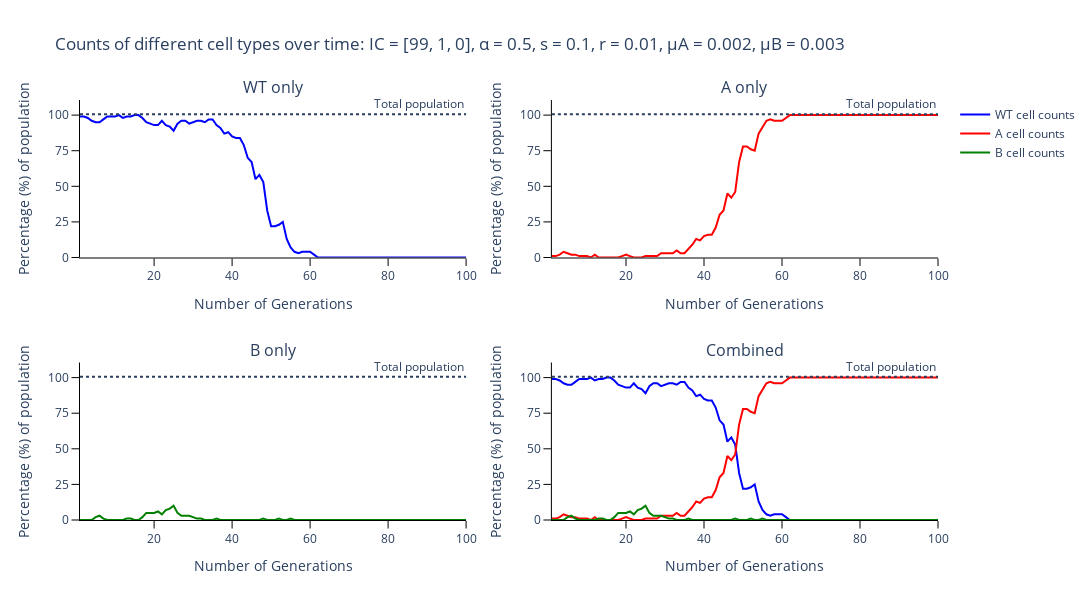

The notebook cell saved with this chart:
### Markdown cell above
### Plot output of Wright-Fisher for the different species of cells

### Code cell
# Trace names - represent the type of cells for the simulation
trace_name = ['{} cell counts'.format(s) for s in species]

# Names of panels
panels = ['{} only'.format(s) for s in species]
panels.append('Combined')

fig = go.Figure()
fig = make_subplots(rows=int(np.ceil(len(panels)/2)), cols=2, subplot_titles=tuple('{}'.format(p) for p in panels))

# Add traces to the separate counts panels
for s, spec in enumerate(species):
    fig.add_trace(
        go.Scatter(
            y=output_algorithm[:, s],
            x=times,
            mode='lines',
            name=trace_name[s],
            line_color=colours[s]
        ),
        row= int(np.floor(s / 2)) + 1,
        col= s % 2 + 1
    )

# Add traces to last total panel
for s, spec in enumerate(species):
    fig.add_trace(
        go.Scatter(
            y=output_algorithm[:, s],
            x=times,
            mode='lines',
            name=trace_name[s],
            line_color=colours[s],
            showlegend=False
        ),
        row=int(np.ceil(len(panels)/2)),
        col=2
    )

for p, _ in enumerate(panels):
    fig.add_hline(
        y=sum(initial_population),
        line_dash='dot',
        annotation_text='Total population', fillcolor='black',
        annotation_position='top right',
        row= int(np.floor(p / 2)) + 1,
        col= p % 2 + 1)
    
    fig.update_yaxes(ticks='outside', tickcolor='black', ticklen=7.5, title_text='Percentage (%) of population', row=int(np.floor(p / 2)) + 1, col=p % 2 + 1)
    fig.update_xaxes(ticks='outside', tickcolor='black', ticklen=7.5, title_text='Number of Generations', row=int(np.floor(p / 2)) + 1, col=p % 2 + 1)


# Add axis labels
fig.update_layout(
    title='Counts of different cell types over time: IC = {}, α = {}, s = {}, r = {}, μA = {}, μB = {}'.format(parameters[0:3], parameters[3], parameters[4], parameters[5], parameters[6], parameters[7]),
    width=1100, 
    height=600,
    plot_bgcolor='white',
    xaxis=dict(
        linecolor='black'
        ),
    yaxis=dict(
        linecolor='black',
        range = [0, sum(initial_population)+10],
        tickvals=np.arange(0, sum(initial_population)+1, 25).tolist(),
        ticktext=['0', '25', '50', '75', '100']),
    xaxis2=dict(
        linecolor='black'
        ),
    yaxis2=dict(
        linecolor='black',
        range = [0, sum(initial_population)+10],
        tickvals=np.arange(0, sum(initial_population)+1, 25).tolist(),
        ticktext=['0', '25', '50', '75', '100']),
    xaxis3=dict(
        linecolor='black'
        ),
    yaxis3=dict(
        linecolor='black',
        range = [0, sum(initial_population)+10],
        tickvals=np.arange(0, sum(initial_population)+1, 25).tolist(),
        ticktext=['0', '25', '50', '75', '100']),
    xaxis4=dict(
        linecolor='black'
        ),
    yaxis4=dict(
        linecolor='black',
        range = [0, sum(initial_population)+10],
        tickvals=np.arange(0, sum(initial_population)+1, 25).tolist(),
        ticktext=['0', '25', '50', '75', '100']),
    #legend=dict(
    #    orientation="h",
    #    yanchor="bottom",
    #    y=1.02,
    #    xanchor="right",
    #    x=1
    #)
    )

fig.write_image('images/Stem-counts-wf.pdf')
fig.show()

### Figure 1 — Plotly figure (JSON) as saved in the notebook; plotly's stock layout.template omitted (floating-point values rounded to 4 significant figures)
{"data": [{"line": {"color": "blue"}, "mode": "lines", "name": "WT cell counts", "type": "scatter", "x": [1, 2, 3, 4, 5, 6, 7, 8, 9, 10, 11, 12, 13, 14, 15, 16, 17, 18, 19, 20, 21, 22, 23, 24, 25, 26, 27, 28, 29, 30, 31, 32, 33, 34, 35, 36, 37, 38, 39, 40, 41, 42, 43, 44, 45, 46, 47, 48, 49, 50, 51, 52, 53, 54, 55, 56, 57, 58, 59, 60, 61, 62, 63, 64, 65, 66, 67, 68, 69, 70, 71, 72, 73, 74, 75, 76, 77, 78, 79, 80, 81, 82, 83, 84, 85, 86, 87, 88, 89, 90, 91, 92, 93, 94, 95, 96, 97, 98, 99, 100], "xaxis": "x", "y": [99, 99, 98, 96, 95, 95, 97, 99, 99, 99, 100, 98, 99, 99, 100, 100, 98, 95, 94, 93, 93, 96, 93, 92, 89, 94, 96, 96, 94, 95, 96, 96, 95, 97, 97, 93, 91, 87, 88, 85, 84, 84, 79, 70, 67, 55, 58, 53, 33, 22, 22, 23, 25, 13, 7, 4, 3, 4, 4, 4, 2, 0, 0, 0, 0, 0, 0, 0, 0, 0, 0, 0, 0, 0, 0, 0, 0, 0, 0, 0, 0, 0, 0, 0, 0, 0, 0, 0, 0, 0, 0, 0, 0, 0, 0, 0, 0, 0, 0, 0], "yaxis": "y"}, {"line": {"color": "red"}, "mode": "lines", "name": "A cell counts", "type": "scatter", "x": [1, 2, 3, 4, 5, 6, 7, 8, 9, 10, 11, 12, 13, 14, 15, 16, 17, 18, 19, 20, 21, 22, 23, 24, 25, 26, 27, 28, 29, 30, 31, 32, 33, 34, 35, 36, 37, 38, 39, 40, 41, 42, 43, 44, 45, 46, 47, 48, 49, 50, 51, 52, 53, 54, 55, 56, 57, 58, 59, 60, 61, 62, 63, 64, 65, 66, 67, 68, 69, 70, 71, 72, 73, 74, 75, 76, 77, 78, 79, 80, 81, 82, 83, 84, 85, 86, 87, 88, 89, 90, 91, 92, 93, 94, 95, 96, 97, 98, 99, 100], "xaxis": "x2", "y": [1, 1, 2, 4, 3, 2, 2, 1, 1, 1, 0, 2, 0, 0, 0, 0, 0, 0, 1, 2, 1, 0, 0, 0, 1, 1, 1, 1, 3, 3, 3, 3, 5, 3, 3, 6, 9, 13, 12, 15, 16, 16, 21, 30, 33, 45, 42, 46, 67, 78, 78, 76, 75, 87, 92, 96, 97, 96, 96, 96, 98, 100, 100, 100, 100, 100, 100, 100, 100, 100, 100, 100, 100, 100, 100, 100, 100, 100, 100, 100, 100, 100, 100, 100, 100, 100, 100, 100, 100, 100, 100, 100, 100, 100, 100, 100, 100, 100, 100, 100], "yaxis": "y2"}, {"line": {"color": "green"}, "mode": "lines", "name": "B cell counts", "type": "scatter", "x": [1, 2, 3, 4, 5, 6, 7, 8, 9, 10, 11, 12, 13, 14, 15, 16, 17, 18, 19, 20, 21, 22, 23, 24, 25, 26, 27, 28, 29, 30, 31, 32, 33, 34, 35, 36, 37, 38, 39, 40, 41, 42, 43, 44, 45, 46, 47, 48, 49, 50, 51, 52, 53, 54, 55, 56, 57, 58, 59, 60, 61, 62, 63, 64, 65, 66, 67, 68, 69, 70, 71, 72, 73, 74, 75, 76, 77, 78, 79, 80, 81, 82, 83, 84, 85, 86, 87, 88, 89, 90, 91, 92, 93, 94, 95, 96, 97, 98, 99, 100], "xaxis": "x3", "y": [0, 0, 0, 0, 2, 3, 1, 0, 0, 0, 0, 0, 1, 1, 0, 0, 2, 5, 5, 5, 6, 4, 7, 8, 10, 5, 3, 3, 3, 2, 1, 1, 0, 0, 0, 1, 0, 0, 0, 0, 0, 0, 0, 0, 0, 0, 0, 1, 0, 0, 0, 1, 0, 0, 1, 0, 0, 0, 0, 0, 0, 0, 0, 0, 0, 0, 0, 0, 0, 0, 0, 0, 0, 0, 0, 0, 0, 0, 0, 0, 0, 0, 0, 0, 0, 0, 0, 0, 0, 0, 0, 0, 0, 0, 0, 0, 0, 0, 0, 0], "yaxis": "y3"}, {"line": {"color": "blue"}, "mode": "lines", "name": "WT cell counts", "showlegend": false, "type": "scatter", "x": [1, 2, 3, 4, 5, 6, 7, 8, 9, 10, 11, 12, 13, 14, 15, 16, 17, 18, 19, 20, 21, 22, 23, 24, 25, 26, 27, 28, 29, 30, 31, 32, 33, 34, 35, 36, 37, 38, 39, 40, 41, 42, 43, 44, 45, 46, 47, 48, 49, 50, 51, 52, 53, 54, 55, 56, 57, 58, 59, 60, 61, 62, 63, 64, 65, 66, 67, 68, 69, 70, 71, 72, 73, 74, 75, 76, 77, 78, 79, 80, 81, 82, 83, 84, 85, 86, 87, 88, 89, 90, 91, 92, 93, 94, 95, 96, 97, 98, 99, 100], "xaxis": "x4", "y": [99, 99, 98, 96, 95, 95, 97, 99, 99, 99, 100, 98, 99, 99, 100, 100, 98, 95, 94, 93, 93, 96, 93, 92, 89, 94, 96, 96, 94, 95, 96, 96, 95, 97, 97, 93, 91, 87, 88, 85, 84, 84, 79, 70, 67, 55, 58, 53, 33, 22, 22, 23, 25, 13, 7, 4, 3, 4, 4, 4, 2, 0, 0, 0, 0, 0, 0, 0, 0, 0, 0, 0, 0, 0, 0, 0, 0, 0, 0, 0, 0, 0, 0, 0, 0, 0, 0, 0, 0, 0, 0, 0, 0, 0, 0, 0, 0, 0, 0, 0], "yaxis": "y4"}, {"line": {"color": "red"}, "mode": "lines", "name": "A cell counts", "showlegend": false, "type": "scatter", "x": [1, 2, 3, 4, 5, 6, 7, 8, 9, 10, 11, 12, 13, 14, 15, 16, 17, 18, 19, 20, 21, 22, 23, 24, 25, 26, 27, 28, 29, 30, 31, 32, 33, 34, 35, 36, 37, 38, 39, 40, 41, 42, 43, 44, 45, 46, 47, 48, 49, 50, 51, 52, 53, 54, 55, 56, 57, 58, 59, 60, 61, 62, 63, 64, 65, 66, 67, 68, 69, 70, 71, 72, 73, 74, 75, 76, 77, 78, 79, 80, 81, 82, 83, 84, 85, 86, 87, 88, 89, 90, 91, 92, 93, 94, 95, 96, 97, 98, 99, 100], "xaxis": "x4", "y": [1, 1, 2, 4, 3, 2, 2, 1, 1, 1, 0, 2, 0, 0, 0, 0, 0, 0, 1, 2, 1, 0, 0, 0, 1, 1, 1, 1, 3, 3, 3, 3, 5, 3, 3, 6, 9, 13, 12, 15, 16, 16, 21, 30, 33, 45, 42, 46, 67, 78, 78, 76, 75, 87, 92, 96, 97, 96, 96, 96, 98, 100, 100, 100, 100, 100, 100, 100, 100, 100, 100, 100, 100, 100, 100, 100, 100, 100, 100, 100, 100, 100, 100, 100, 100, 100, 100, 100, 100, 100, 100, 100, 100, 100, 100, 100, 100, 100, 100, 100], "yaxis": "y4"}, {"line": {"color": "green"}, "mode": "lines", "name": "B cell counts", "showlegend": false, "type": "scatter", "x": [1, 2, 3, 4, 5, 6, 7, 8, 9, 10, 11, 12, 13, 14, 15, 16, 17, 18, 19, 20, 21, 22, 23, 24, 25, 26, 27, 28, 29, 30, 31, 32, 33, 34, 35, 36, 37, 38, 39, 40, 41, 42, 43, 44, 45, 46, 47, 48, 49, 50, 51, 52, 53, 54, 55, 56, 57, 58, 59, 60, 61, 62, 63, 64, 65, 66, 67, 68, 69, 70, 71, 72, 73, 74, 75, 76, 77, 78, 79, 80, 81, 82, 83, 84, 85, 86, 87, 88, 89, 90, 91, 92, 93, 94, 95, 96, 97, 98, 99, 100], "xaxis": "x4", "y": [0, 0, 0, 0, 2, 3, 1, 0, 0, 0, 0, 0, 1, 1, 0, 0, 2, 5, 5, 5, 6, 4, 7, 8, 10, 5, 3, 3, 3, 2, 1, 1, 0, 0, 0, 1, 0, 0, 0, 0, 0, 0, 0, 0, 0, 0, 0, 1, 0, 0, 0, 1, 0, 0, 1, 0, 0, 0, 0, 0, 0, 0, 0, 0, 0, 0, 0, 0, 0, 0, 0, 0, 0, 0, 0, 0, 0, 0, 0, 0, 0, 0, 0, 0, 0, 0, 0, 0, 0, 0, 0, 0, 0, 0, 0, 0, 0, 0, 0, 0], "yaxis": "y4"}], "layout": {"annotations": [{"font": {"size": 16}, "showarrow": false, "text": "WT only", "x": 0.225, "xanchor": "center", "xref": "paper", "y": 1, "yanchor": "bottom", "yref": "paper"}, {"font": {"size": 16}, "showarrow": false, "text": "A only", "x": 0.775, "xanchor": "center", "xref": "paper", "y": 1, "yanchor": "bottom", "yref": "paper"}, {"font": {"size": 16}, "showarrow": false, "text": "B only", "x": 0.225, "xanchor": "center", "xref": "paper", "y": 0.375, "yanchor": "bottom", "yref": "paper"}, {"font": {"size": 16}, "showarrow": false, "text": "Combined", "x": 0.775, "xanchor": "center", "xref": "paper", "y": 0.375, "yanchor": "bottom", "yref": "paper"}, {"showarrow": false, "text": "Total population", "x": 1, "xanchor": "right", "xref": "x domain", "y": 100.6, "yanchor": "bottom", "yref": "y"}, {"showarrow": false, "text": "Total population", "x": 1, "xanchor": "right", "xref": "x2 domain", "y": 100.6, "yanchor": "bottom", "yref": "y2"}, {"showarrow": false, "text": "Total population", "x": 1, "xanchor": "right", "xref": "x3 domain", "y": 100.6, "yanchor": "bottom", "yref": "y3"}, {"showarrow": false, "text": "Total population", "x": 1, "xanchor": "right", "xref": "x4 domain", "y": 100.6, "yanchor": "bottom", "yref": "y4"}], "height": 600, "plot_bgcolor": "white", "shapes": [{"fillcolor": "black", "line": {"dash": "dot"}, "type": "line", "x0": 0, "x1": 1, "xref": "x domain", "y0": 100.6, "y1": 100.6, "yref": "y"}, {"fillcolor": "black", "line": {"dash": "dot"}, "type": "line", "x0": 0, "x1": 1, "xref": "x2 domain", "y0": 100.6, "y1": 100.6, "yref": "y2"}, {"fillcolor": "black", "line": {"dash": "dot"}, "type": "line", "x0": 0, "x1": 1, "xref": "x3 domain", "y0": 100.6, "y1": 100.6, "yref": "y3"}, {"fillcolor": "black", "line": {"dash": "dot"}, "type": "line", "x0": 0, "x1": 1, "xref": "x4 domain", "y0": 100.6, "y1": 100.6, "yref": "y4"}], "title": {"text": "Counts of different cell types over time: IC = [99, 1, 0], α = 0.5, s = 0.1, r = 0.01, μA = 0.002, μB = 0.003"}, "width": 1100, "xaxis": {"anchor": "y", "domain": [0, 0.45], "linecolor": "black", "tickcolor": "black", "ticklen": 7.5, "ticks": "outside", "title": {"text": "Number of Generations"}}, "xaxis2": {"anchor": "y2", "domain": [0.55, 1], "linecolor": "black", "tickcolor": "black", "ticklen": 7.5, "ticks": "outside", "title": {"text": "Number of Generations"}}, "xaxis3": {"anchor": "y3", "domain": [0, 0.45], "linecolor": "black", "tickcolor": "black", "ticklen": 7.5, "ticks": "outside", "title": {"text": "Number of Generations"}}, "xaxis4": {"anchor": "y4", "domain": [0.55, 1], "linecolor": "black", "tickcolor": "black", "ticklen": 7.5, "ticks": "outside", "title": {"text": "Number of Generations"}}, "yaxis": {"anchor": "x", "domain": [0.625, 1], "linecolor": "black", "range": [0, 110.6], "tickcolor": "black", "ticklen": 7.5, "ticks": "outside", "ticktext": ["0", "25", "50", "75", "100"], "tickvals": [0, 25, 50, 75, 100], "title": {"text": "Percentage (%) of population"}}, "yaxis2": {"anchor": "x2", "domain": [0.625, 1], "linecolor": "black", "range": [0, 110.6], "tickcolor": "black", "ticklen": 7.5, "ticks": "outside", "ticktext": ["0", "25", "50", "75", "100"], "tickvals": [0, 25, 50, 75, 100], "title": {"text": "Percentage (%) of population"}}, "yaxis3": {"anchor": "x3", "domain": [0, 0.375], "linecolor": "black", "range": [0, 110.6], "tickcolor": "black", "ticklen": 7.5, "ticks": "outside", "ticktext": ["0", "25", "50", "75", "100"], "tickvals": [0, 25, 50, 75, 100], "title": {"text": "Percentage (%) of population"}}, "yaxis4": {"anchor": "x4", "domain": [0, 0.375], "linecolor": "black", "range": [0, 110.6], "tickcolor": "black", "ticklen": 7.5, "ticks": "outside", "ticktext": ["0", "25", "50", "75", "100"], "tickvals": [0, 25, 50, 75, 100], "title": {"text": "Percentage (%) of population"}}}}
